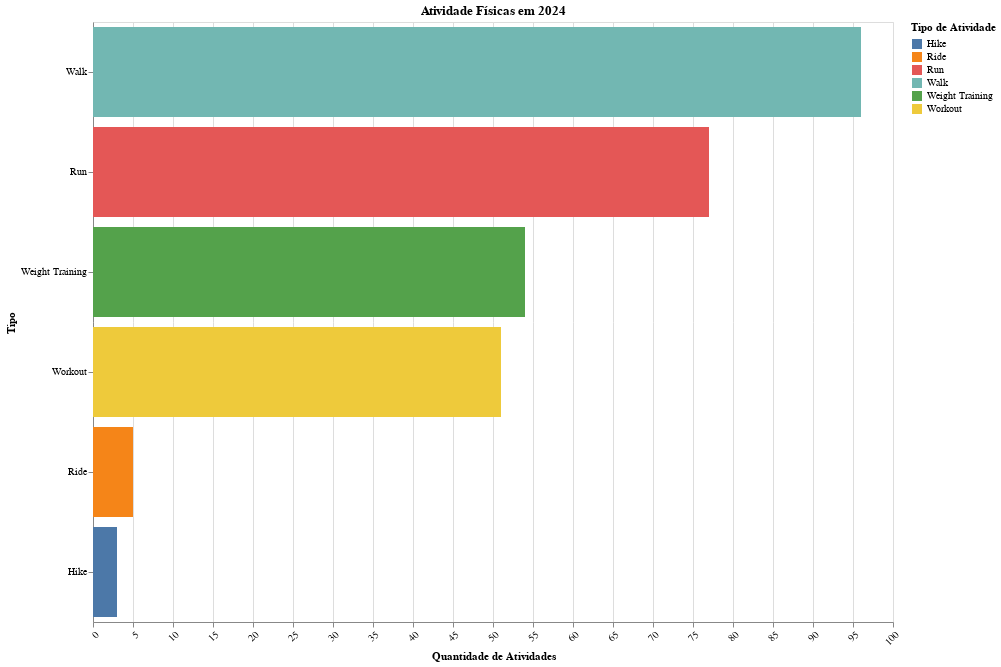

The code cell stored with this chart in its notebook:
### Code cell
import altair as alt
from vega_datasets import data

# Since these data are each more than 5,000 rows we'll import from the URLs
df1 = agrupamento_atividade_por_tipo_por_ano(df_atividades_simplificado_2024, 2024)

chart_uf = alt.Chart(df1).mark_bar().encode(
    y=alt.Y('tipo:N', title='Tipo', sort='-x', axis=alt.Axis(labelLimit=200)),
    x=alt.X('qtd:Q', title='Quantidade de Atividades', axis=alt.Axis(labelAngle=-45)),
    tooltip=['tipo', 'qtd'],      
    color=alt.Color('tipo:N', title='Tipo de Atividade')     
).properties(
    title=alt.Title(
        text=f'Atividade Físicas em 2024'  
    ),
    width=800,
    height=600
).interactive()

chart_uf

### Figure 1 — Vega specification as saved in the notebook (floating-point values rounded to 4 significant figures)
{"$schema": "https://vega.github.io/schema/vega/v5.json", "data": [{"name": "param_3_store"}, {"name": "source_0"}, {"name": "data_0", "values": [{"qtd": 96, "qtd_end": 96.0, "qtd_start": 0.0, "tipo": "Walk"}, {"qtd": 77, "qtd_end": 77.0, "qtd_start": 0.0, "tipo": "Run"}, {"qtd": 54, "qtd_end": 54.0, "qtd_start": 0.0, "tipo": "Weight Training"}, {"qtd": 51, "qtd_end": 51.0, "qtd_start": 0.0, "tipo": "Workout"}, {"qtd": 5, "qtd_end": 5.0, "qtd_start": 0.0, "tipo": "Ride"}, {"qtd": 3, "qtd_end": 3.0, "qtd_start": 0.0, "tipo": "Hike"}]}, {"name": "source_0_y_domain_tipo", "values": [{"sort_field": 96, "tipo": "Walk"}, {"sort_field": 77, "tipo": "Run"}, {"sort_field": 54, "tipo": "Weight Training"}, {"sort_field": 51, "tipo": "Workout"}, {"sort_field": 5, "tipo": "Ride"}, {"sort_field": 3, "tipo": "Hike"}]}, {"name": "data_0_color_domain_tipo", "values": [{"tipo": "Walk"}, {"tipo": "Run"}, {"tipo": "Weight Training"}, {"tipo": "Workout"}, {"tipo": "Ride"}, {"tipo": "Hike"}]}], "signals": [{"name": "unit", "value": {}, "on": [{"events": "pointermove", "update": "isTuple(group()) ? group() : unit"}]}, {"name": "param_3", "update": "vlSelectionResolve(\"param_3_store\", \"union\")"}, {"name": "param_3_qtd", "on": [{"events": [{"source": "view", "type": "dblclick"}], "update": "null"}, {"events": {"signal": "param_3_translate_delta"}, "update": "panLinear(param_3_translate_anchor.extent_x, -param_3_translate_delta.x / width)"}, {"events": {"signal": "param_3_zoom_delta"}, "update": "zoomLinear(domain(\"x\"), param_3_zoom_anchor.x, param_3_zoom_delta)"}]}, {"name": "param_3_tipo", "on": [{"events": [{"source": "view", "type": "dblclick"}], "update": "null"}, {"events": {"signal": "param_3_translate_delta"}, "update": "panLinear(param_3_translate_anchor.extent_y, param_3_translate_delta.y / height)"}, {"events": {"signal": "param_3_zoom_delta"}, "update": "zoomLinear(domain(\"y\"), param_3_zoom_anchor.y, param_3_zoom_delta)"}]}, {"name": "param_3_tuple", "on": [{"events": [{"signal": "param_3_qtd || param_3_tipo"}], "update": "param_3_qtd && param_3_tipo ? {unit: \"\", fields: param_3_tuple_fields, values: [param_3_qtd,param_3_tipo]} : null"}]}, {"name": "param_3_tuple_fields", "value": [{"field": "qtd", "channel": "x", "type": "R"}, {"field": "tipo", "channel": "y", "type": "E"}]}, {"name": "param_3_translate_anchor", "value": {}, "on": [{"events": [{"source": "scope", "type": "pointerdown"}], "update": "{x: x(unit), y: y(unit), extent_x: domain(\"x\"), extent_y: domain(\"y\")}"}]}, {"name": "param_3_translate_delta", "value": {}, "on": [{"events": [{"source": "window", "between": [{"source": "scope", "type": "pointerdown"}, {"source": "window", "type": "pointerup"}], "type": "pointermove", "consume": true}], "update": "{x: param_3_translate_anchor.x - x(unit), y: param_3_translate_anchor.y - y(unit)}"}]}, {"name": "param_3_zoom_anchor", "on": [{"events": [{"source": "scope", "type": "wheel", "consume": true}], "update": "{x: invert(\"x\", x(unit)), y: invert(\"y\", y(unit))}"}]}, {"name": "param_3_zoom_delta", "on": [{"events": [{"source": "scope", "consume": true, "type": "wheel"}], "update": "pow(1.001, event.deltaY * pow(16, event.deltaMode))", "force": true}]}, {"name": "param_3_modify", "on": [{"events": {"signal": "param_3_tuple"}, "update": "modify(\"param_3_store\", param_3_tuple, true)"}]}], "marks": [{"type": "rect", "name": "marks", "from": {"data": "data_0"}, "encode": {"update": {"tooltip": {"signal": "{\"tipo\": isValid(datum[\"tipo\"]) ? datum[\"tipo\"] : \"\"+datum[\"tipo\"], \"qtd\": format(datum[\"qtd\"], \"\")}"}, "x2": {"field": "qtd_start", "scale": "x"}, "y": {"field": "tipo", "scale": "y"}, "fill": {"field": "tipo", "scale": "color"}, "x": {"field": "qtd_end", "scale": "x"}, "height": {"signal": "max(0.25, bandwidth('y'))"}}}, "clip": true, "style": ["bar"], "interactive": true}], "scales": [{"name": "x", "type": "linear", "domain": {"data": "data_0", "fields": ["qtd_start", "qtd_end"]}, "range": [0, {"signal": "width"}], "zero": true, "nice": true, "domainRaw": {"signal": "param_3[\"qtd\"]"}}, {"name": "y", "type": "band", "domain": {"data": "source_0_y_domain_tipo", "field": "tipo", "sort": {"op": "max", "field": "sort_field", "order": "descending"}}, "range": [0, {"signal": "height"}], "paddingInner": 0.1, "paddingOuter": 0.05}, {"name": "color", "type": "ordinal", "domain": {"data": "data_0_color_domain_tipo", "field": "tipo", "sort": true}, "range": "category"}], "axes": [{"scale": "x", "zindex": 0, "labels": false, "aria": false, "minExtent": 0, "gridScale": "y", "grid": true, "orient": "bottom", "domain": false, "maxExtent": 0, "tickCount": {"signal": "ceil(width/40)"}, "ticks": false}, {"scale": "x", "labelFlush": true, "tickCount": {"signal": "ceil(width/40)"}, "grid": false, "labelBaseline": "top", "orient": "bottom", "labelAngle": 315, "labelOverlap": true, "zindex": 0, "title": "Quantidade de Atividades", "labelAlign": "right"}, {"scale": "y", "grid": false, "title": "Tipo", "zindex": 0, "orient": "left", "labelLimit": 200}], "title": {"text": "Atividade Físicas em 2024", "frame": "group"}, "padding": 5, "width": 800, "height": 600, "background": "white", "style": "cell", "legends": [{"title": "Tipo de Atividade", "fill": "color", "symbolType": "square"}]}
